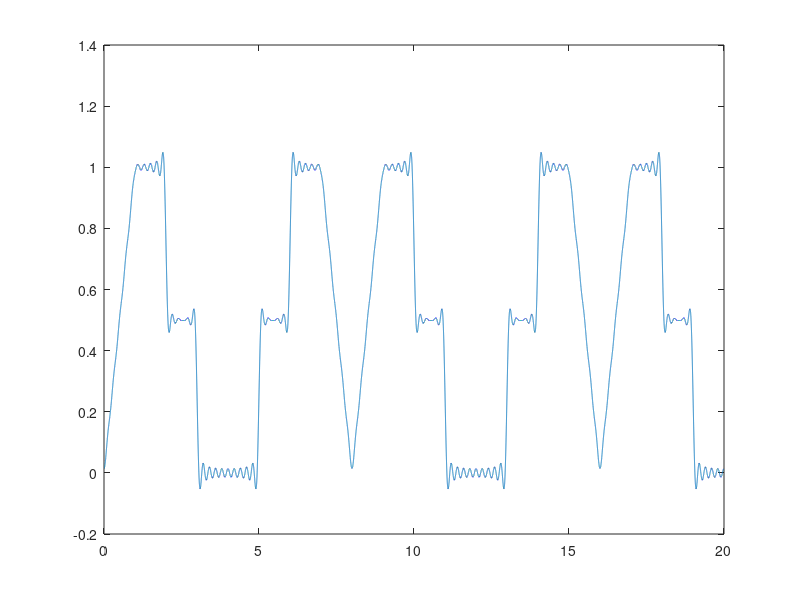
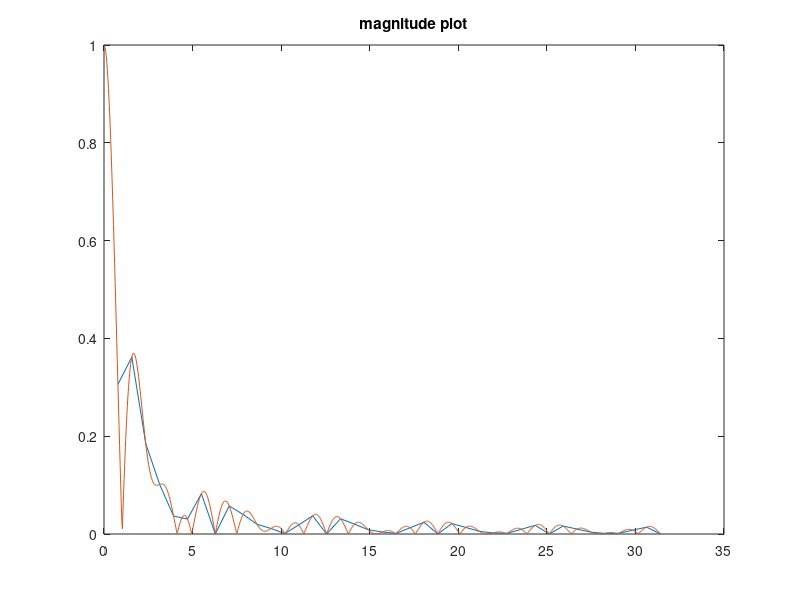

Source code (MATLAB) for these figures, in order:

clear;
clc;
clf;

Samples = 40;

mag = zeros(1,Samples);
num = zeros(1,Samples);

t = linspace(0,20,1e5);
xsum = zeros(size(t));
xsum = .5;

for n = 1:Samples
    w = (n.*pi)./4;
    integral1 = (1./w).*sin(w) + (1./(w).^2).*cos(w) - (1./(w.^2));
    integral2 = (1./w).*(sin(2.*w) - sin(w));
    integral3 = (1./(2.*w)).*(sin(3.*w) - sin(2.*w) );
    x = .5.*(integral1 + integral2 + integral3);
    
    xsum = xsum + .5.*( integral1 + integral2 + integral3 ).* cos((n.*(pi./4).*t));
    
   mag(n) = max(x);
   num(n) = n;
end

figure(1);
plot(t,xsum);
figure (2);

w = linspace(0,Samples.*(pi/4),1e3);
    integral1 = (1./w).*sin(w) + (1./(w).^2).*cos(w) - (1./(w.^2));
    integral2 = (1./w).*(sin(2.*w) - sin(w));
    integral3 = (1./(2.*w)).*(sin(3.*w) - sin(2.*w));
y = .5.*(integral1 + integral2 + integral3);

f = num.*(pi/4);
 plot(f,abs(mag))
 title('magnitude plot');
 hold on;

plot(w,abs(y));

 